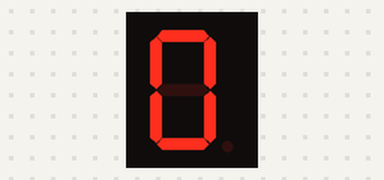
A sketch run on a simulated Arduino Uno, built with avr-gcc and run on an emulated ATmega328P. Parts: 1-digit seven-segment display. Wiring (inferred from the names in the program): 1-digit 7-segment display, segments lit when HIGH: segments pin 0, pin 1, pin 2, pin 3, pin 4, pin 5, pin 6, pin 7. The segment pins are drawn as the display they are named for.

Above: at 0.1 s.
At 1.1 s:
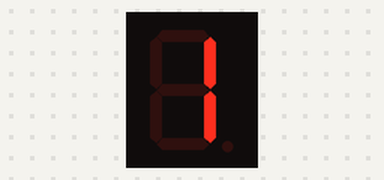
At 2.1 s:
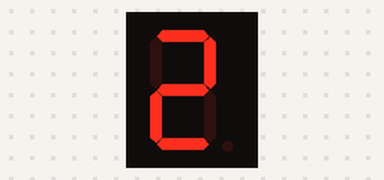
At 4.1 s:
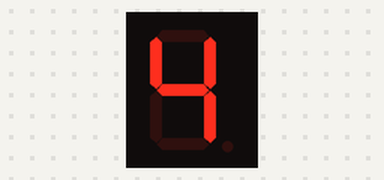
At 6.1 s:
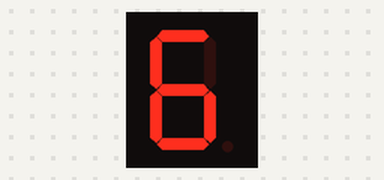
At 9.1 s:
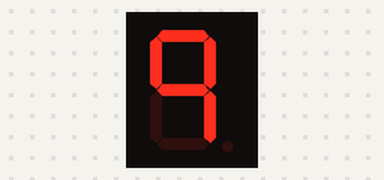

Measured:
- by itself, everything shown: repeats every 10.0 s, in 10 steps
- what the display in image 1 shows lasts 1.0 s, from 1.0 s to 2.0 s

The sketch:

Display7segCounter.ino
```cpp
#define N_SEG 8
#define N_NUM 9

// Segments: A, B, C, D, E, F, G, DP
const unsigned char display_pin_num[] = {0, 1, 2, 3, 4, 5, 6, 7};

/*
0  |  A, B, C, D, E, F     |  0011-1111  |  0x3F
1  |  B, C                 |  0000-0110  |  0x06
2  |  A, B, D, E, G        |  0101-1011  |  0x5B
3  |  A, B, C, D, G        |  0100-1111  |  0x4F
4  |  B, C, F, G           |  0110-0110  |  0x66
5  |  A, C, D, F, G        |  0110-1101  |  0x6D
6  |  A, C, D, E, F, G     |  0111-1101  |  0x7D
7  |  A, B, C              |  0000-0111  |  0x07
8  |  A, B, C, D, E, F, G  |  0111-1111  |  0x7F
9  |  A, B, C, F, G        |  0110-0111  |  0x67
*/
unsigned char i;
const unsigned char display_num[] = {0x3F, 0x06, 0x5B, 0x4F, 0x66, 0x6D, 0x7D, 0x07, 0x7F, 0x67};
unsigned char num_idx = 0;

void setup()
{
  for(i = 0; i < N_SEG; i++)
    pinMode(display_pin_num[i], OUTPUT);
  set_display(0x00);
}

void loop()
{
  set_display(display_num[num_idx]);
  if(++num_idx > N_NUM)
    num_idx = 0;
  delay(1000);
}

void set_display(unsigned char val)
{
  for(i = 0; i < N_SEG; i++)
  {
    digitalWrite(display_pin_num[i], (val & 0x01));
    val >>= 1;
  }
}
```
